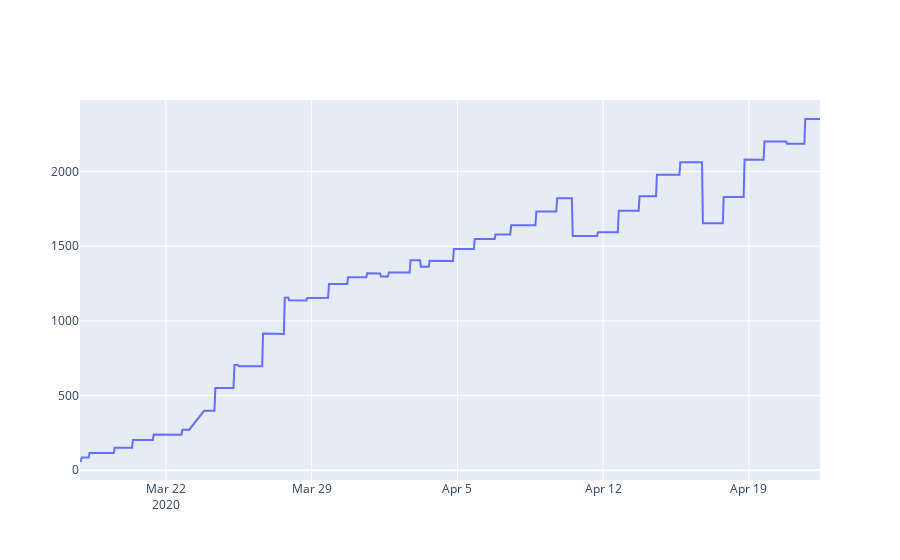

Notebook source saved alongside this figure:
### Code cell
df_rsa = df6[df6.countriesAndTerritories == 'South_Africa'].reset_index()

#ACtive cases in South Africa
fig_line = go.Figure()
# fig_line.add_trace(go.Scatter(x=df_rsa.dateRep, y=df_rsa.cases, name='Total Cases in SA'))
fig_line.add_trace(go.Scatter(x = df4.timestamp,y= df4.active, name = 'Active Cases in SA'))
# fig_line.add_trace(go.Scatter(x = df4.timestamp,y= df4.recovered))
# fig_line.add_trace(go.Scatter(x = df4.timestamp,y= df4.deaths))
fig_line.show()

### Figure 1 — Plotly figure (JSON) as saved in the notebook; plotly's stock layout.template omitted (floating-point values rounded to 4 significant figures; data arrays with more than 128 entries replaced by an {"elided": "..."} marker saying what was removed)
{"data": [{"name": "Active Cases in SA", "type": "scatter", "x": {"elided": "832 str values"}, "y": {"elided": "832 int values"}}], "layout": {}}
